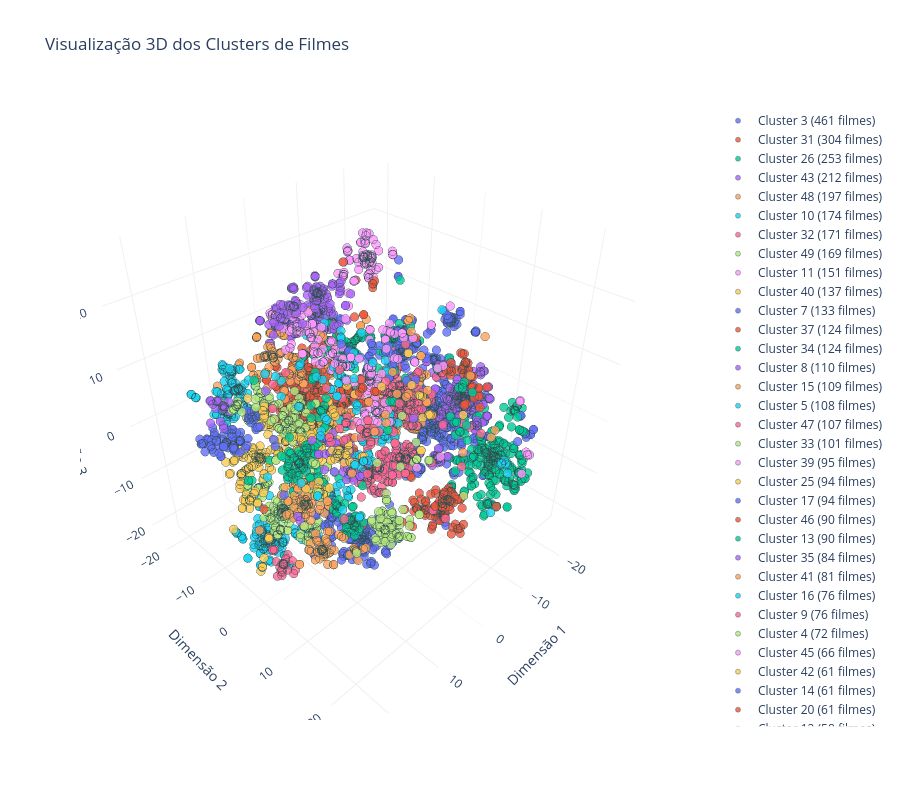

Write notebook code for a chart like this one.
### Code cell
import plotly.graph_objects as go
import numpy as np

# Reduz para 3D usando t-SNE
tsne = TSNE(n_components=3, random_state=42, perplexity=30, max_iter=1000)
reduced_data_3d = tsne.fit_transform(count_pca)

# Atualiza o DataFrame com as novas coordenadas 3D
plot_df_3d = plot_df.copy()
plot_df_3d['x'] = reduced_data_3d[:, 0]
plot_df_3d['y'] = reduced_data_3d[:, 1]
plot_df_3d['z'] = reduced_data_3d[:, 2]

# Ordena os clusters pelo tamanho (do maior para o menor)
cluster_order = plot_df_3d['cluster'].value_counts().index

# Cria a figura 3D
fig_3d = go.Figure()

# Adiciona um trace para cada cluster
for cluster_id in cluster_order:
    cluster_data = plot_df_3d[plot_df_3d['cluster'] == cluster_id]
    
    fig_3d.add_trace(go.Scatter3d(
        x=cluster_data['x'],
        y=cluster_data['y'],
        z=cluster_data['z'],
        mode='markers',
        name=f'Cluster {cluster_id} ({len(cluster_data)} filmes)',
        marker=dict(
            size=5,
            opacity=0.8,
            line=dict(width=0.5, color='DarkSlateGrey')
        ),
        text=cluster_data['title'] + '<br>Gêneros: ' + cluster_data['genres'],
        hoverinfo='text'
    ))

# Ajusta o layout
fig_3d.update_layout(
    title='Visualização 3D dos Clusters de Filmes',
    scene=dict(
        xaxis_title='Dimensão 1',
        yaxis_title='Dimensão 2',
        zaxis_title='Dimensão 3',
        xaxis=dict(backgroundcolor="white", gridcolor='#f0f0f0'),
        yaxis=dict(backgroundcolor="white", gridcolor='#f0f0f0'),
        zaxis=dict(backgroundcolor="white", gridcolor='#f0f0f0')
    ),
    legend=dict(
        yanchor="top",
        y=0.99,
        xanchor="left",
        x=1.1,
        bgcolor='rgba(255,255,255,0.8)'
    ),
    height=800,
    margin=dict(r=200)
)

# Mostra o gráfico 3D
fig_3d.show()
